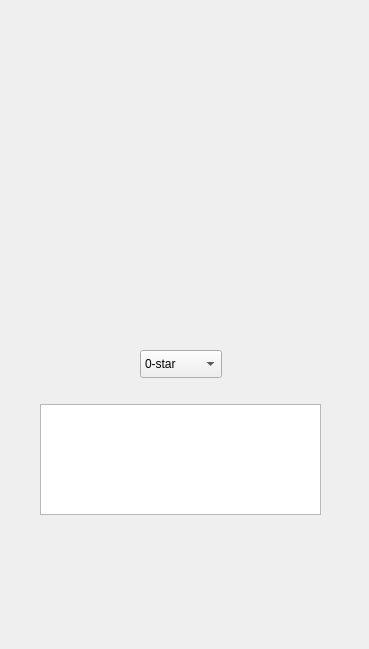
    <widget class="QWidget" name="driver_rate_trip">
     <widget class="QLabel" name="label_35">
      <property name="geometry">
       <rect>
        <x>0</x>
        <y>0</y>
        <width>360</width>
        <height>640</height>
       </rect>
      </property>
      <property name="text">
       <string/>
      </property>
      <property name="pixmap">
       <pixmap>../image/driver-rate_trip/driver-rate_trip.png</pixmap>
      </property>
     </widget>
     <widget class="QPushButton" name="pushButt_submit_review_driver_rate_trip">
      <property name="geometry">
       <rect>
        <x>40</x>
        <y>540</y>
        <width>281</width>
        <height>29</height>
       </rect>
      </property>
      <property name="text">
       <string/>
      </property>
      <property name="flat">
       <bool>true</bool>
      </property>
     </widget>
     <widget class="QComboBox" name="rate_driver_rate_trip">
      <property name="geometry">
       <rect>
        <x>140</x>
        <y>350</y>
        <width>82</width>
        <height>28</height>
       </rect>
      </property>
      <property name="currentText">
       <string>0-star</string>
      </property>
      <item>
       <property name="text">
        <string>0-star</string>
       </property>
      </item>
      <item>
       <property name="text">
        <string>1-star</string>
       </property>
      </item>
      <item>
       <property name="text">
        <string>2-star</string>
       </property>
      </item>
      <item>
       <property name="text">
        <string>3-star</string>
       </property>
      </item>
      <item>
       <property name="text">
        <string>4-star</string>
       </property>
      </item>
      <item>
       <property name="text">
        <string>5-star</string>
       </property>
      </item>
     </widget>
     <widget class="QTextEdit" name="comment_driver_rate_trip">
      <property name="geometry">
       <rect>
        <x>40</x>
        <y>404</y>
        <width>281</width>
        <height>111</height>
       </rect>
      </property>
     </widget>
    </widget>
